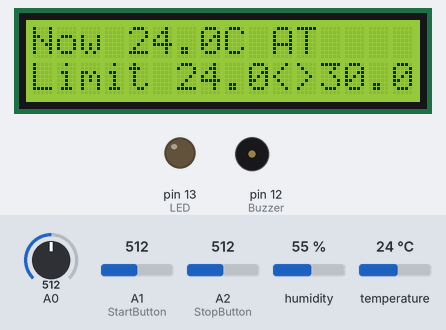
Simulated run of this sketch. Board: Arduino Uno, built with avr-gcc and run on an emulated ATmega328P. Shown: 16×2 character LCD, output pins drawn as LEDs (lit = HIGH), buzzer (waves = sounding, pin HIGH). The test bench sets the inputs (shaded band); at power-on: temperature 24 °C, A1 (StartButton) = 512, A2 (StopButton) = 512, A0 = 512, humidity 55 %. What the sketch prints to the serial monitor is not drawn.

Above: at 1.7 s.
1.8 s: temperature set to 12 °C
At 5.0 s:
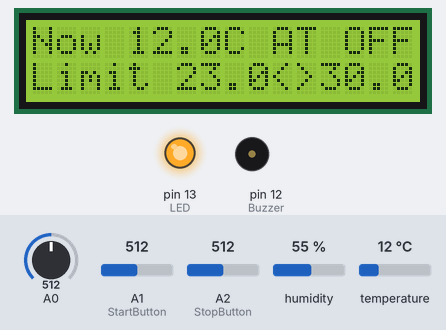
8.1 s: temperature set to 17 °C
At 10.9 s:
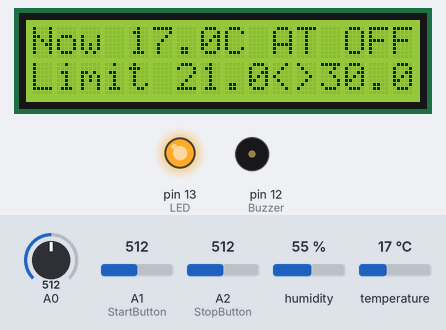
14.2 s: temperature set to 20 °C
At 16.9 s:
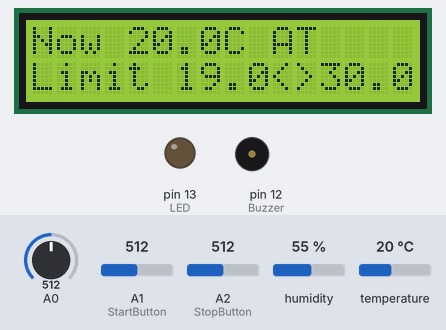
20.3 s: A1 (StartButton) set to 793
24.2 s: A1 (StartButton) set to 811
At 25.3 s:
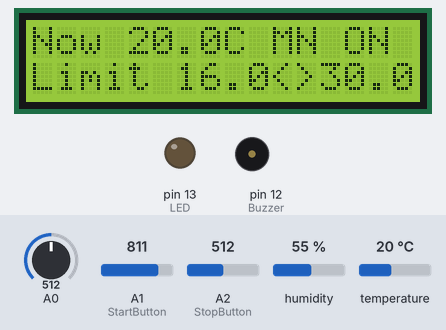
32.0 s: A2 (StopButton) set to 788
35.9 s: A2 (StopButton) set to 813
At 37.3 s:
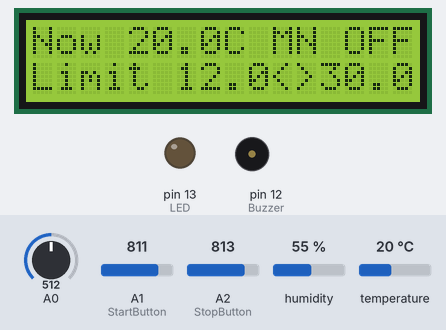
Timing chart, 0 to 38.9 s (numbered marks = the images above; inputs shaded):
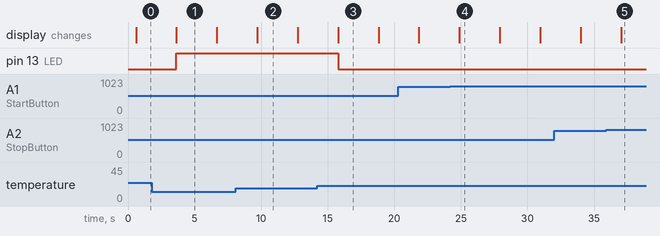

Measured:
- the behaviour switches between 18 and 19 °C on temperature (found by bisection; images 2 and 3)
- the behaviour switches between 800 and 801 on A1 (StartButton) (found by bisection; images 3 and 4)
- the behaviour switches between 800 and 801 on A2 (StopButton) (found by bisection; images 4 and 5)
- after the input at 1.8 s, pin 13 (LED): LOW → HIGH after 1.8 s; the display: changes after 1.8 s (image 1)
- after the input at 14.2 s, pin 13 (LED): HIGH → LOW after 1.6 s; the display: changes after 1.6 s (image 3)
- after the input at 24.2 s, the display: changes after 0.69 s (image 4)
- after the input at 35.9 s, the display: changes after 1.1 s (image 5)

The sketch:

LAB14_Advance_Temperature_Control_Switch.ino
```cpp
#include <DHT.h>


#define DHTPIN 3 // ส่งค่าเซนเซอร์วัดอุณหภูมิไปขา 3

#define DHTTYPE DHT11 // ประกาศว่าใช้ Library ของ DHT11

//#define DHTTYPE DHT22 // ประกาศว่าใช้ Library ของ DHT22
DHT dht(DHTPIN, DHTTYPE);


#include <LiquidCrystal.h>
//LCD pin to Arduino
const int pin_RS = 8;
const int pin_EN = 9;
const int pin_d4 = 4;
const int pin_d5 = 5;
const int pin_d6 = 6;
const int pin_d7 = 7;
const int pin_BL = 10;
LiquidCrystal lcd( pin_RS,  pin_EN,  pin_d4,  pin_d5,  pin_d6,  pin_d7); // ประกาศ Charactor

int Buzzer = 12; // ต่อกับ Buzzer แจ้งเตือนอุณหภมิูสูงกว่าค่าที่กำหนด
int LED = 13; // ต่อกับ LED สำหรับแจ้งเตือนอุณหภูมิต่ำกว่าที่กำหนด
int Pumppin = 2;

float TempValue;
float TempHighLimit = 30; // ค่าเริ่มต้น ควบคุมอุณหภูมิด้านสูงที่ 30 องศาเซลเซียส
float TempLowLimit = 25; // ค่าเริ่มต้น ควบคุมอุณหภูมิด้านต่ำที่ 25 องศาเซลเซียส

int AutoMode;
int StartButton = A1;
int StopButton = A2;


void setup()
{
 lcd.begin(16, 2);
 lcd.setCursor(0,0); // บรรทัดที่ 1  ( 0 แรกคือตำแหน่ง , 0 หลังคือ บรรทัดที่ 1)
 lcd.print("Modela LAB14"); // ข้อความที่แสดง
 lcd.setCursor(0,1); // บรรทัดที่ 2  ( 0 แรกคือตำแหน่ง , 1 หลังคือ บรรทัดที่ 2)
 lcd.print("TEMPERATURE CONTROL:"); // ข้อความที่แสดง

pinMode(LED,OUTPUT);
pinMode(Buzzer,OUTPUT);
pinMode(StartButton,INPUT);
pinMode(StopButton,INPUT);
delay(500);
Serial.begin(115200);
Serial.println("Dallas Temperature IC Control Library");

AutoMode = 1; // โหมดอัตโนมัติให้ปั๊มน้ำทำงานตามอุณหภูมิที่กำหนดเป็นค่าเริ่มต้น
lcd.setCursor(10,0);
lcd.print("AT    "); // แสดงว่าปั๊มทำงาน
dht.begin();
}


void loop()
{

 {
  int x;
 x = analogRead (0); // อ่านสัญญาณ
 Serial.print("X");
 Serial.print(x);
 //lcd.setCursor(10,1);
 if (x < 80) {  // ถ้า 1-79 แสดงว่ากดปุ่ม ขวา RIGHT
   TempLowLimit = TempLowLimit + 1;
 }
 else if (x < 200) { // ถ้า 80 - 199 แสดงว่ากดปุ่ม บน UP
   TempHighLimit = TempHighLimit + 1;
 }
 else if (x < 340){ // ถ้า 200 - 339 แสดงว่ากดปุ่ม ล่าง DOWN
   TempHighLimit = TempHighLimit - 1;
 }
 else if (x < 530){ // ถ้า 340 - 539 แสดงว่ากดปุ่ม ซ้าย LEFT
    TempLowLimit = TempLowLimit - 1;
 }
 else if (x < 800){ // ถ้า 530 - 799 แสดงว่่ากดปุ่ม เลือก SELECT
    AutoMode = 1; // หากมีการกดสวิตช์ที่ Select จะเป๋นการเลือกใช้โหมดอัตโนมัติให้ปั๊มน้ำทำงานตามอุณหภูมิที่กำหนด
    lcd.clear();
    lcd.setCursor(0,0); // บรรทัดที่ 1  ( 0 แรกคือตำแหน่ง , 0 หลังคือ บรรทัดที่ 1)
    lcd.print("You Select Auto Mode"); // ข้อความที่แสดง

 }
}


//Temp Display

  {
    float h = dht.readHumidity(); // รับค่าอุณหภูมิบันทึกในตัวแรป h
    float t = dht.readTemperature(); // รับค่าความชื้นบันทึกในตัวแปร t

    // สามารถดูค่าเซนเซอร์ที่วัดได้้จากเมนู Tool / Serial Monitor
    if (isnan(t) || isnan(h)) {
    Serial.println("Failed to read from DHT");
      } else {
    Serial.print("Humidity: ");
    Serial.print(h);
    Serial.print(" %\t");
    Serial.print("Temperature: ");
    Serial.print(t);
    Serial.println(" *C");
    TempValue = t;

 lcd.clear();
 lcd.setCursor(0,0); // บรรทัดที่ 1  ( 0 แรกคือตำแหน่ง , 0 หลังคือ บรรทัดที่ 1)
 lcd.print("Now "); // ข้อความที่แสดง
 lcd.setCursor(4,0); // บรรทัดที่ 2  ( 0 แรกคือตำแหน่ง , 1 หลังคือ บรรทัดที่ 2)
 lcd.print(TempValue); //
 lcd.setCursor(8,0); // บรรทัดที่ 1  ( 0 แรกคือตำแหน่ง , 0 หลังคือ บรรทัดที่ 1)
 lcd.print("C    "); // ข้อความที่แสดง
 lcd.setCursor(10,0);
 lcd.setCursor(0,1); // บรรทัดที่ 1  ( 0 แรกคือตำแหน่ง , 0 หลังคือ บรรทัดที่ 1)
 lcd.print("Limit"); // ข้อความที่แสดง
 lcd.setCursor(6,1); // บรรทัดที่ 1  ( 0 แรกคือตำแหน่ง , 0 หลังคือ บรรทัดที่ 1)
  lcd.print(TempLowLimit);
 lcd.setCursor(10,1); // บรรทัดที่ 1  ( 0 แรกคือตำแหน่ง , 0 หลังคือ บรรทัดที่ 1)
lcd.print("<>");
lcd.setCursor(12,1); // บรรทัดที่ 1  ( 0 แรกคือตำแหน่ง , 0 หลังคือ บรรทัดที่ 1)
lcd.print(TempHighLimit);

  if (AutoMode == 1) {
    lcd.setCursor(10,0);
    lcd.print("AT    ");
    } else {
    lcd.setCursor(10,0);
    lcd.print("MT    ");
    }
}


// Control Temperature
{
if ((TempValue > TempHighLimit) && (AutoMode ==1)) // ถ้าอุณหภูมิสูงกว่ามี่กำหนดและอยู่โหมดอัตโนมัติให้รีเลย์ต่อวงจร NO ให้ปั๊มทำงาน
 {
digitalWrite(Pumppin, HIGH); // ส่ง trigger ให้รีเลย์ทำงาน
digitalWrite(Buzzer, HIGH); // ให้แจ้งเตือนอุณหภูมิ
lcd.setCursor(10,0);
lcd.print("AT ON "); // แสดงว่าปั๊มทำงาน
Serial.println("Temp Upper Status");
Serial.println(Buzzer);
  } else {
digitalWrite(Buzzer, LOW);
Serial.println("Temp Upper Status");
Serial.println(Buzzer);
  }

}

{
if (( TempValue < TempLowLimit) && (TempValue > 0) && (AutoMode ==1)) // ถ้าอุณหภูมิต่ำกว่ามี่กำหนดและอยู่โหมดอัตโนมัติให้รีเลย์ตัดวงจร NO ให้ปั๊มหยุดทำงาน
 {
digitalWrite(Pumppin, LOW); // ส่ง trigger ให้รีเลยไม่ทำงาน
digitalWrite(LED, HIGH); // ให้ LED ตัวที่ 2 แจ้งเตือนอุณหภูมิต่ำสว่าง
lcd.setCursor(10,0);
lcd.print("AT OFF"); // แสดงว่าปั๊มหยุดทำงาน
Serial.println("Temp Lower Status");
Serial.println(LED);
  } else {
digitalWrite(LED, LOW);
Serial.println("Temp Lower Status");
Serial.println(LED);
  }

}


// Control Manual by Start/Stop Button การใช้สวิตชืหน้างานเปิดปิดปั๊ม จะเป็นการเข้าโหมดเมนวลทันที ปั๊มจะทำงานแบบไม่ขึ้นกับอุณหภูมิ
  int ManualStart = analogRead(StartButton); // อ่านค่าสวิตช์แบบ Analog
  int ManualStop = analogRead(StopButton); // อ่านค่าสวิตช์แบบ Analog

{
if (ManualStart > 800) {
digitalWrite(Pumppin, HIGH); // ส่ง trigger ให้รีเลย์ทำงาน
AutoMode = 0; // เข้าโหมดเมนวลทันที
lcd.setCursor(10,0);
lcd.print("MN ON "); // แสดงว่าปั๊มทำงาน
}
if (ManualStop > 800) {
digitalWrite(Pumppin, LOW); // ส่ง trigger ให้รีเลย์หยุดทำงาน
AutoMode = 0; // เข้าโหมดเมนวลทันที
lcd.setCursor(10,0);
lcd.print("MN OFF"); // แสดงว่าปั๊มทำงาน
}
}
delay(3000);

  }
}
```
